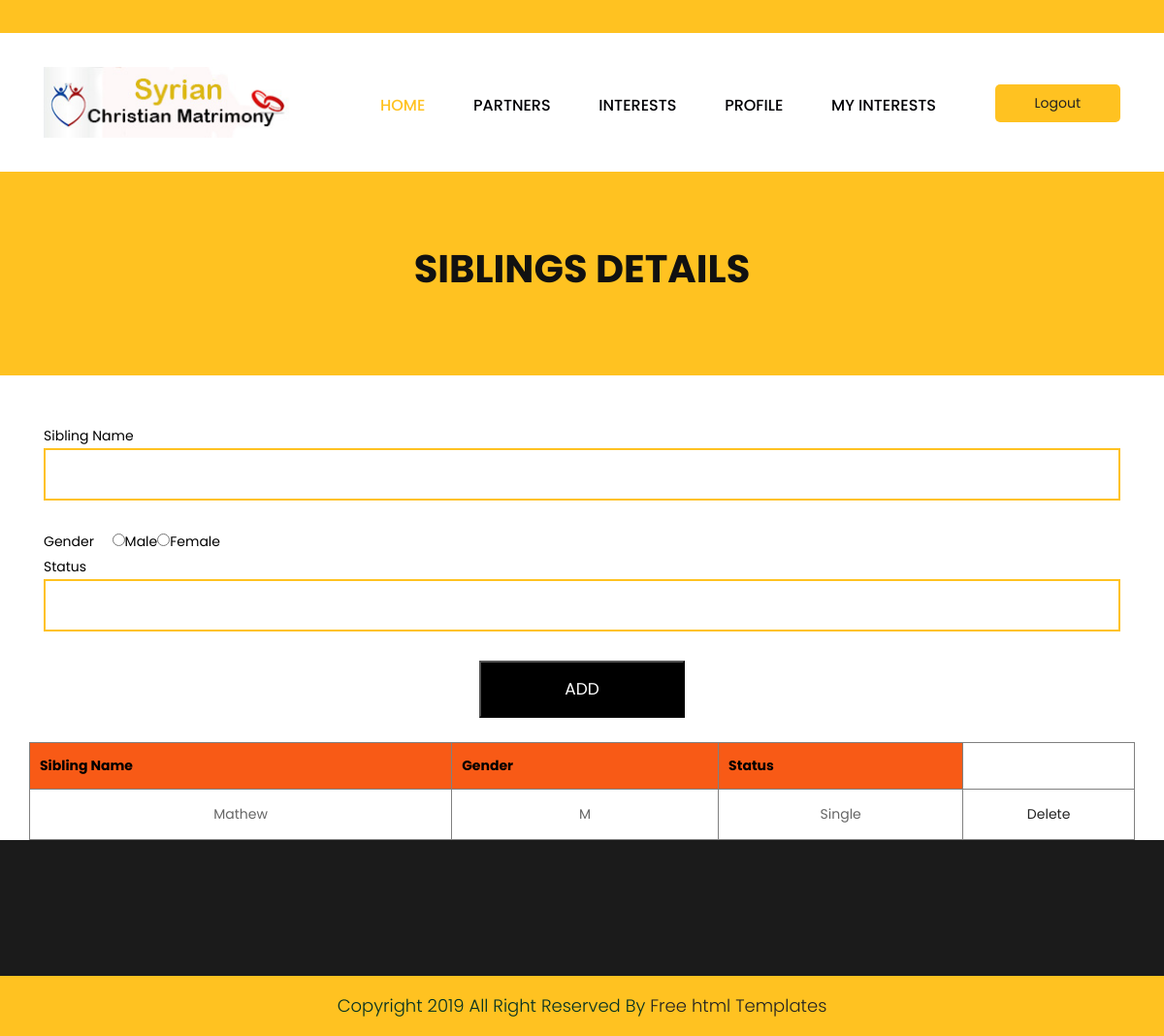
The app's page /familychild.php (signed in) with its own data.
### tables this page shows
CREATE TABLE `tbl_famchild` (
  `famchildid` int(50) NOT NULL AUTO_INCREMENT,
  `uid` int(50) NOT NULL,
  `siblingname` varchar(150) NOT NULL,
  `status` varchar(150) NOT NULL,
  `gen` varchar(20) NOT NULL,
  PRIMARY KEY (`famchildid`)
);

### DatabaseCon.php (called while the page is built, shortened)
<?php
class DatabaseCon {
private $dbhost = 'localhost:3306';
private $dbuser = 'root';
private $dbpass = '';
private $db = 'matrimony';
private $conn;
   function __construct()
   		 {
      		$this->conn = mysqli_connect($this->dbhost, $this->dbuser, $this->dbpass, $this->db);
        }
   function selectData($str)
   {
   $retval=mysqli_query($this->conn,$str);
   return $retval;
   }
}
?>

### familychild.php (the view, shortened to what this page needs)
<!DOCTYPE html>
<html lang="en">
   <head>
      <link rel="stylesheet" href="css/bootstrap.min.css">
      <link rel="stylesheet" href="css/style.css">
      <link rel="stylesheet" href="css/responsive.css">
      <link rel="stylesheet" href="css/jquery.mCustomScrollbar.min.css">
      <link rel="stylesheet" href="https://netdna.bootstrapcdn.com/font-awesome/4.0.3/css/font-awesome.css">
      <link rel="stylesheet" href="https://cdnjs.cloudflare.com/ajax/libs/fancybox/2.1.5/jquery.fancybox.min.css" media="screen">
   </head>
   <body class="main-layout">
      <header>
         <div class="header">
            <div class="head_top">
               <div class="container">
                  <div class="row">
                    <div class="col-xl-6 col-lg-6 col-md-6 col-sm-12">
                  </div>
                  <div class="col-xl-6 col-lg-6 col-md-6 col-sm-12">
                       <div class="top-box">
                        <p> &nbsp;</p>
                    </div>
                  </div>
               </div>
            </div>
         </div>
         <div class="container">
            <div class="row">
               <div class="col-xl-3 col-lg-3 col-md-3 col-sm-3 col logo_section">
                  <div class="full">
                     <div class="center-desk">
                        <div class="logo"> <a href="index.html"><img src="images/logo.jpg" alt="logo"/></a> </div>
                     </div>
                  </div>
               </div>
               <div class="col-xl-7 col-lg-7 col-md-9 col-sm-9">
                  <div class="menu-area">
                     <div class="limit-box">
                        <nav class="main-menu">
                             <ul class="menu-area-main">
                              <li class="active"> <a href="userhome.php">Home</a> </li>
								<li> <a href="search.php">Partners</a> </li>
						      <li> <a href="interests.php">Interests </a> </li>
							    <li>  <a href="myprofile.php">Profile</a></li>
							   <li> <a href="myint.php">My Interests</a> </li>
                         </ul>
                        </nav>
                     </div>
                  </div>
               </div>
               <div class="col-xl-2 col-lg-2 col-md-2 col-sm-2">
           <li><a class="buy" href="index.php">Logout</a></li>
               </div>
            </div>
         </div>
      </header>
      <div class="brand_color">
        <div class="container">
            <div class="row">
                <div class="col-md-12">
                    <div class="titlepage">
                        <h2>Siblings Details</h2>
                    </div>
                </div>
            </div>
        </div>
    </div>
    <div class="contact">
        <div class="container">
            <div class="row">
                <div class="col-md-12">
<form action="familychildaction.php" onsubmit="return check();"style="color:black">
<tr>
<th>Sibling Name</th><td><input type="text" id="siblingname" class="form-control"name="siblingname"/></td></tr>
<tr>
<th>Gender&nbsp;&nbsp;&nbsp;&nbsp;&nbsp;</th><td><input type="radio" name="g" value="M"/>Male<input type="radio" name="g" value="F"/>Female</td></tr>
<tr>
<th><br/>Status</th><td><input type="text" name="status" class="form-control"/></td></tr>
<tr>
<th></th><td><input type="submit" value="ADD" class="send"><br/></td></tr>
</form>
</div>
			<table border="1" style="width:100%">
<tr style="background-color:#F85A16;color:black;height:30px">
<th style="padding:10px;">Sibling Name</th>
<th style="padding:10px;">Gender</th>
<th style="padding:10px;">Status</th>
</tr>
<?php
include('DatabaseCon.php');
$db=new DatabaseCon();
$uid=$_SESSION['uid'];
$s="select*from tbl_famchild where uid=$uid";
$rs=$db->selectData($s);
while($row=mysqli_fetch_array($rs)){
?>
<tr style="height:50px;text-align:center">
<td><?php echo $row['siblingname'];?></td>
<td><?php echo $row['gen'];?></td>
<td><?php echo $row['status'];?></td>
<td><a href="delchild.php?fid=<?php echo $row['famchildid'];?>">Delete</a></td>
</tr>
<?php } ?>
</table>
<br/><br/><br/><br/>
                </div>
            </div>
        </div>
      <footr>
         <div class="footer">
            <div class="copyright">
               <p>Copyright 2019 All Right Reserved By <a href="https://html.design/">Free html Templates</a></p>
            </div>
      </div>
      </footr>
   </body>
</html>

### css/style.css (style rules this page uses)
* { box-sizing: border-box !important; }
html { scroll-behavior: smooth; }
body { color: #666666; font-size: 14px; font-family: 'poppins', sans-serif; line-height: 1.80857; font-weight: normal; overflow-x: hidden; }
a { color: #1f1f1f; text-decoration: none !important; outline: none !important; -webkit-transition: all .3s ease-in-out; -moz-transition: all .3s ease-in-out; -ms-transition: all .3s ease-in-out; -o-transition: all .3s ease-in-out; transition: all .3s ease-in-out; }
h1, h2, h3, h4, h5, h6 { letter-spacing: 0; font-weight: normal; position: relative; padding: 0 0 10px 0; font-weight: normal; line-height: normal; color: #111111; margin: 0 }
h2 { font-size: 22px }
*, *::after, *::before { -webkit-box-sizing: border-box; -moz-box-sizing: border-box; box-sizing: border-box; }
ul, li, ol { margin: 0px; padding: 0px; list-style: none; }
p { margin: 0px; font-weight: 300; font-size: 15px; line-height: 24px; }
a { color: #222222; text-decoration: none; outline: none !important; }
a, .btn { text-decoration: none !important; outline: none !important; -webkit-transition: all .3s ease-in-out; -moz-transition: all .3s ease-in-out; -ms-transition: all .3s ease-in-out; -o-transition: all .3s ease-in-out; transition: all .3s ease-in-out; }
img { max-width: 100%; height: auto; }
.full { float: left; width: 100%; }
.full { width: 100%; float: left; margin: 0; padding: 0; }
.logo_section { text-align: center; }
.logo { float: left; }
nav.main-menu { float: right; margin-left: 0; }
.menu-area-main li.active a { color: #ffc221; }
.main-menu { text-align: center; }
.main-menu ul { margin: 0; list-style-type: none; }
.main-menu ul>li { display: inline-block; position: relative; }
.main-menu ul>li a { padding: 30px 23px 0 23px; line-height: 20px; font-size: 16px; display: block; font-weight: 500; color: #010005; text-transform: uppercase; }
.main-menu ul li:last-child a { padding-right: 0; }
.main-menu ul li:first-child { margin-left: 0; }
.main-menu ul>li { position: inherit; display: inline-block; vertical-align: middle; }
.buy { background: #ffc221; padding: 7px 41px !important; margin-top: 18px; border-radius: 5px; display: inline-block; float: right; }
.head_top { background: #ffc221; margin-bottom: 35px; }
.top-box p { float: right; padding-top: 10px; color: #000; }
.header { background: #fff; padding-bottom: 35px; }
.logo a { font-size: 40px; font-weight: bold; text-transform: uppercase; color: #fff; line-height: 40px; }
.footer { background: #1b1b1b; padding-top: 70px; }
.contact { margin-top: 50px; }
.copyright { background-color: #ffc221; padding: 20px 0px; margin-top: 70px; }
.copyright p { color: #023023; font-size: 18px; line-height: 22px; text-align: center; }
.brand_color .titlepage h2 { font-weight: bold; font-size: 40px !important; text-transform: uppercase; }
.brand_color { background-color: #ffc221; }
.brand_color .titlepage { margin-top: 70px; padding-bottom: 70px; text-align: center; }
.form-control { border: #ffc221 solid 2px; border-radius: inherit; margin-bottom: 30px; padding: 13px 20px; font-family: poppins; }
.send { font-family: poppins; max-width: 212px; margin: 0 auto; display: block; background: #000; color: #fff; padding: 12px 0px; width: 100%; font-size: 17px; }

### records on screen
tbl_famchild: siblingname "Mathew", gen "M", status "Single"
